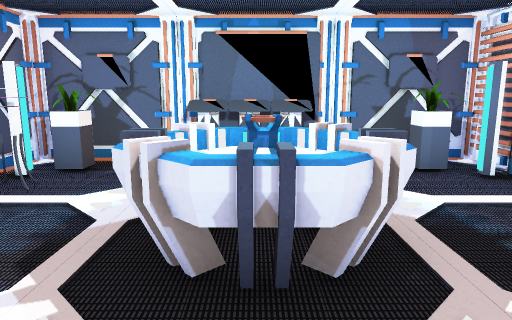
[1] (above)

24 first-person views from a walk through a Unity game level. The camera is 1.5 m above the floor, tilts 10° down and sees 70° across. The floor is counted in squares, 1 m on a side. Each view is taken from the middle of a square. On the plan, view 1 faces up. The plan holds only what a view shows up to about 16 squares ahead; the rest is blank. The place goes on beyond the plan. The player is left out. Door leaves are left out, so doorways stand open. Some surface patterns are stand-ins.

[2]
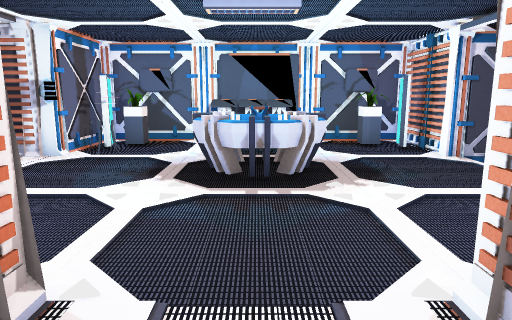

[3]
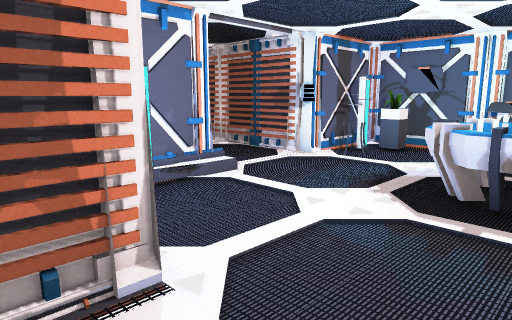

[4]
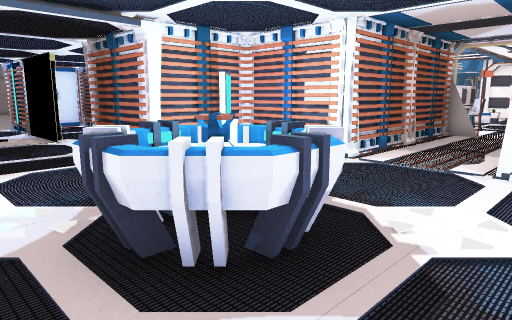

[5]
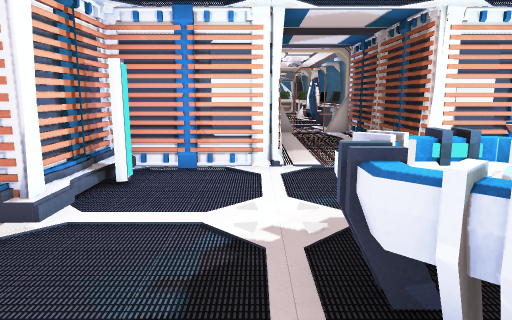

[6]
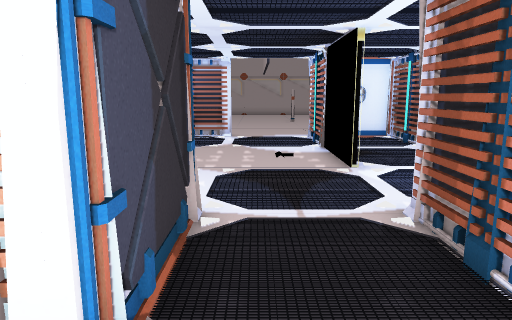

[7]
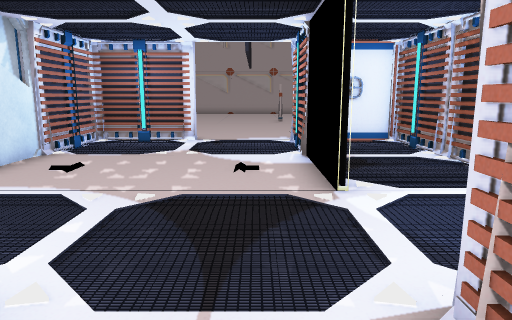

[8]
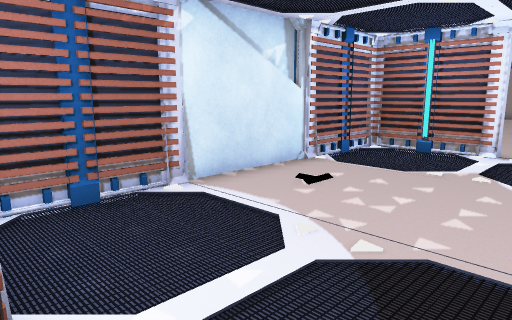

[9]
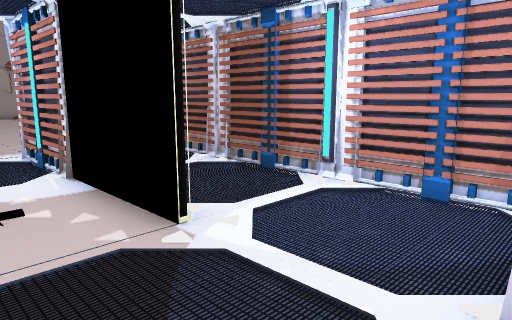

[10]
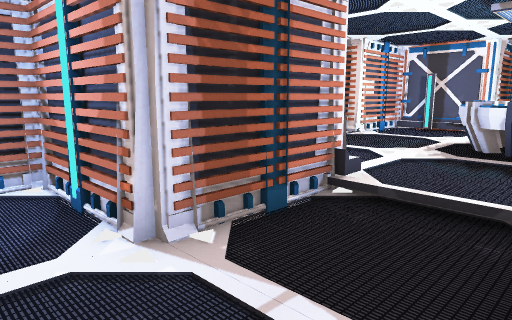

[11]
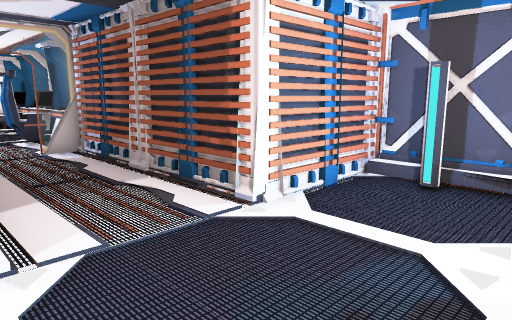

[12]
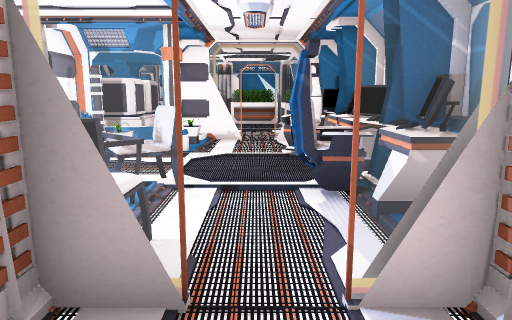

[13]
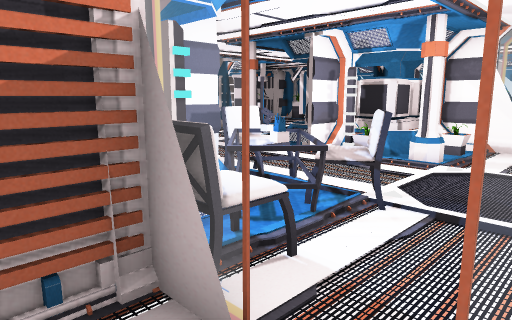

[14]
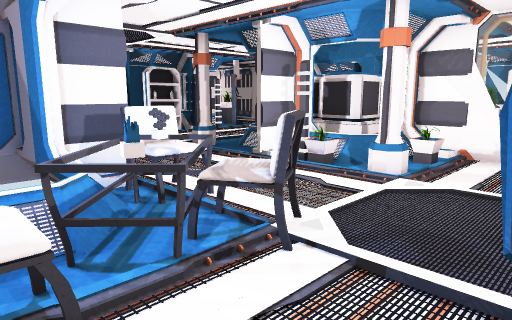

[15]
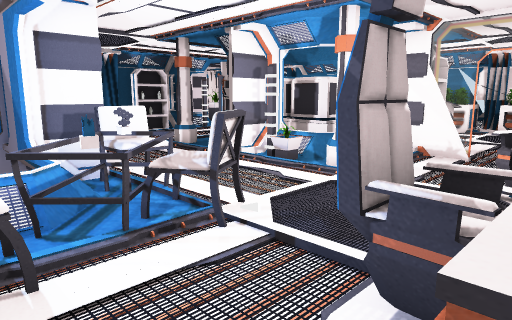

[16]
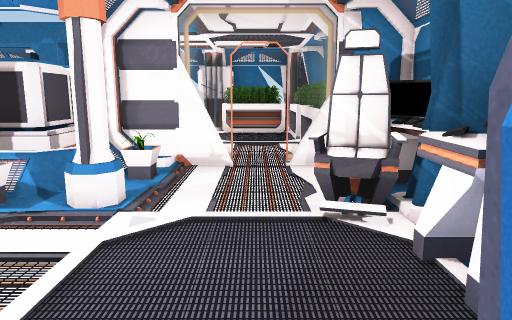

[17]
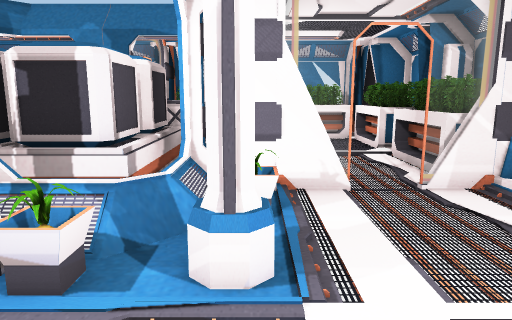

[18]
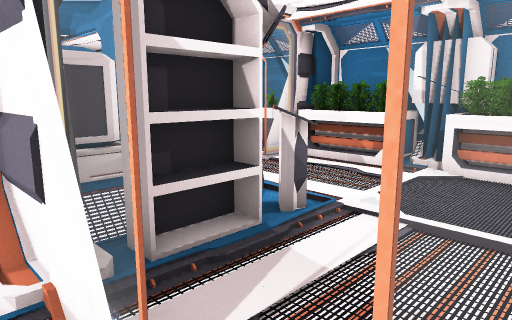

[19]
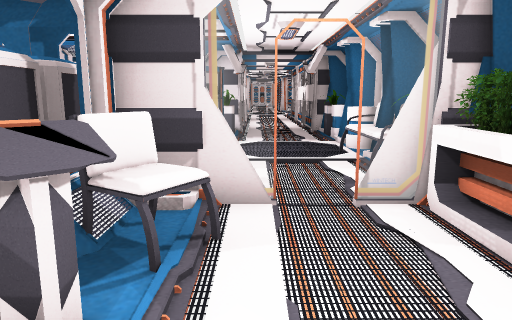

[20]
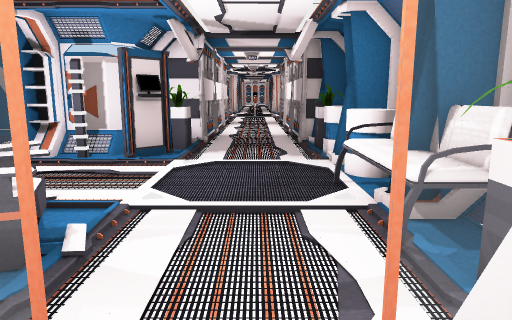

[21]
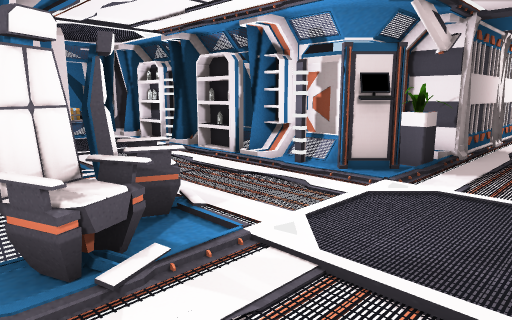

[22]
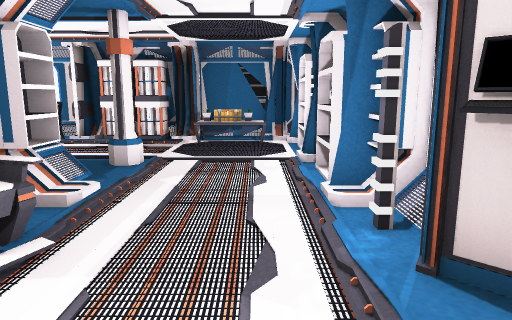

[23]
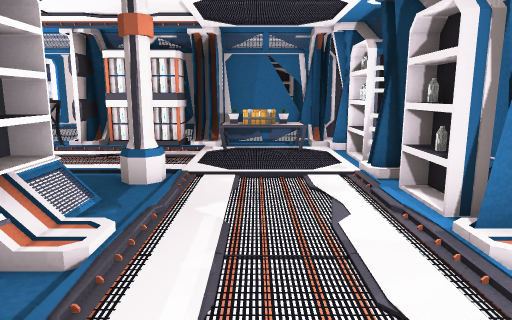

[24]
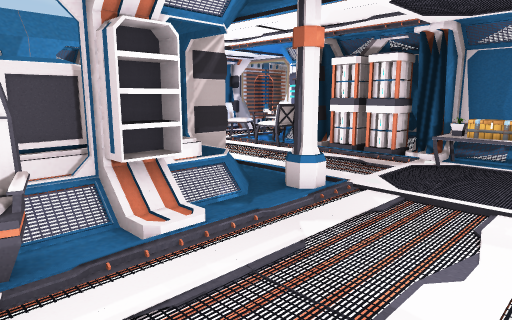

### Floor plan
Key: @ floor where view 1 was taken; # wall or solid block; x gap in a wall; . main floor; : floor 0.25 m higher than the main floor; - floor 0.25 m lower than the main floor; / step, stairs or slope; D open door; = window, fence, low wall or low ledge; ^ raised ledge; C console; P projector; M mirror; H chair; E desk; L column; A plant; S shelf; B bottle; F sofa; T chest; O other object.
Columns run from 7 left of view 1 to 24 right of it. Each row starts with its distance up from view 1.
  9   #####  ####   ####=#####
  8   #...CCC...#   ---------#
  7   ##.......##   ---------#
  6  ##O........#   ---------#   --
  5 ##O....P....D###---------D----
  4  DD...PPP...D------------DD---
  3  DD...PPP...D------------DD---
  2 ##D....P....D###DDDMMM=##DD---
  1   #.........## #DDD----  # -----
  0   #....@....#  #---------#
 -1   #.........#  #---------#
 -2   ####...####  ###########
 -3      #...#
 -4      #...#
 -5      #...#
 -6      #...#
 -7      #...#    #
 -8      #=D.##   #    #
 -9      ...HH#        #
-10      E...HO ## ##  #
-11     EE^..HOO#####^^##
-12     #E#.HHHHD###^T^##
-13      E......D.......#
-14      E......D......BS
-15     #E/.....D.......##
-16     #E^..L.##..L...:/#
-17     #E...A=####....S###
-18     #.....#^^ #....:#
-19     ##=D=##^ ##S...##^
-20      #...S ^^##x...##^
-21      #...S.H#O##...:# ##
-22      #...^HH#.^....:##/######
-23      #......=.........DD....
-24      #......D.........DD....
-25      #......=........ DD....
-26      ########.AFFF^#^A######
-27            #####   #  #

Positions as (right, up) in squares from view 1, and headings:
1: (0, 0), facing up
2: (0, -4), facing up
3: (1, -3), facing up-left
4: (-3, 6), facing down-right
5: (2, 6), facing down
6: (3, 4), facing right
7: (6, 3), facing right
8: (8, 3), facing up-right
9: (8, 4), facing down-right
10: (10, 5), facing down-left
11: (2, 2), facing down-left
12: (0, -6), facing down
13: (-1, -7), facing down-right
14: (-1, -9), facing down-right
15: (-2, -9), facing down-right
16: (0, -11), facing down
17: (2, -13), facing down
18: (-1, -18), facing down-right
19: (0, -23), facing right
20: (4, -24), facing right
21: (6, -25), facing up-right
22: (11, -24), facing up
23: (10, -22), facing up
24: (12, -21), facing up-left
